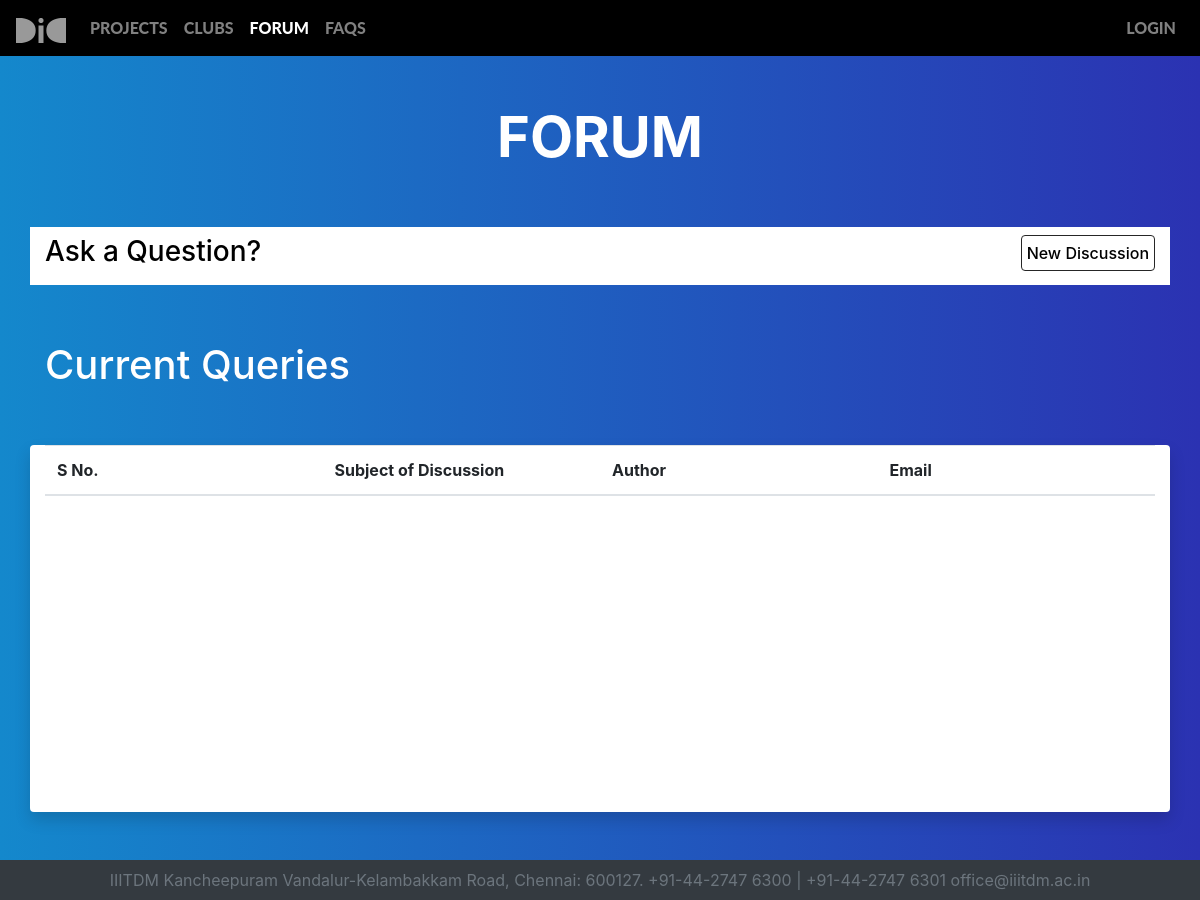
The app's page /forms/ (signed in), older data.
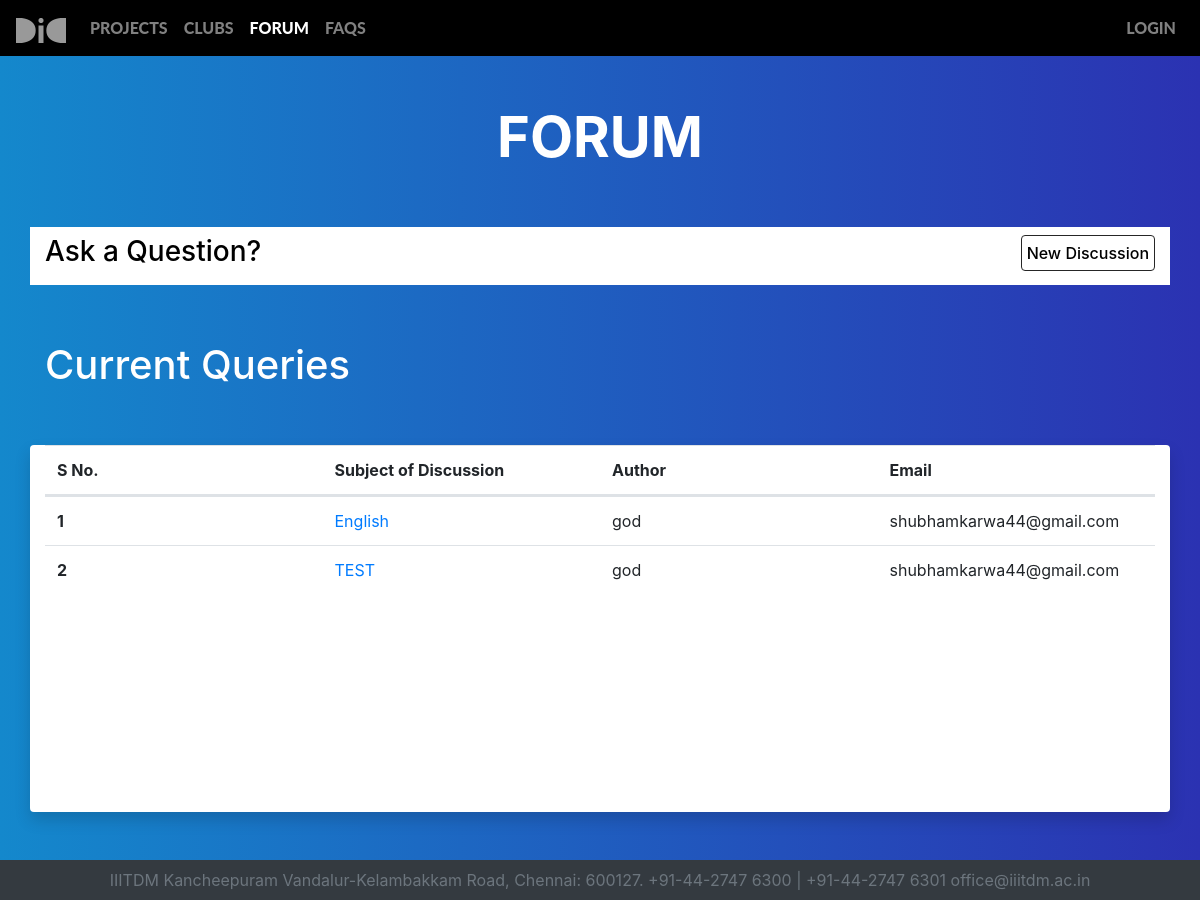
The same page, newer data.
### Forum/models.py (models this page shows)
class query(models.Model):
	name = models.CharField(max_length=20)
	email = models.EmailField(blank=True)
	content = models.TextField(max_length=500, blank= True)
	subject= models.CharField(max_length=30)

### Forum/views.py (the view, shortened to what this page needs)
# urls.py: path('forms/', views.index, name="forms"),
@login_required(login_url="/login/")
def index(request):
	if request.method=='GET':
		context= {
			 "queries":query.objects.all()
		 }
		return render(request,"Forum/index.html",context)

### Forum/templates/Forum/index.html (shortened to what this page needs)
{%extends "Forum/base.html"%}
{% load static %}
{% block content %}
<link rel="stylesheet" type="text/css" href="https://stackpath.bootstrapcdn.com/bootstrap/4.4.1/css/bootstrap.min.css">
<link rel="stylesheet"  href='{% static "css/forumindexstyle.css" %}'>
<div id="page">
	<header class="py-5 text-center">
		<h1 class="display-4 font-weight-bold" style="color: #ffffff;">FORUM</h1>
	</header>
	<div class="container">
		<div class ="row bg-white py-2">
			<div class="col-lg-12" >
				<div class="pullleft">
					<h3 style="color: #000000;">Ask a Question?</h3>
				</div>
				<div class="pullright">
					<a id="new_disc_button" class="btn btn primary logout" href="#" onclick="start_discussion()">New Discussion</a>
				</div>
			</div>
		</div>
	<div class="container py-4">
	</div>
		<h1 style="color: #ffffff;margin-top: 0.5rem;"> Current Queries </h1>
		<div class="row py-5">
			<div class="col-lg-12 mx-auto bg-white rounded shadow">
				<div class="table-responsive">
					<table class="table table-fixed">
						<thead>
							<tr>
								<th scope="col" class="col-3">S No.</th>
								<th scope="col" class="col-3">Subject of Discussion</th>
								<th scope="col" class="col-3">Author</th>
								<th scope="col" class="col-3">Email</th>
							</tr>
						</thead>
						<tbody>
							{%for query in queries%}
							<tr>
								<th scope="row" class="col-3">{{ forloop.counter}}</th>
								<td class="col-3"><a href= "/forms/{{query.id}}/">{{query.subject}}</a></td>
								<td class="col-3">{{query.name}}</td>
								<td class="col-3">{{query.email}}</td>
							</tr>
							{% endfor %}
						</tbody>
					</table>
				</div>
			</div>
		</div>
	</div>
</div>
{% endblock %}

Row changes from the older to the newer data that the page shows:
added query: subject "English", name "god", email "shubhamkarwa44@gmail.com"
added query: subject "TEST", name "god", email "shubhamkarwa44@gmail.com"
